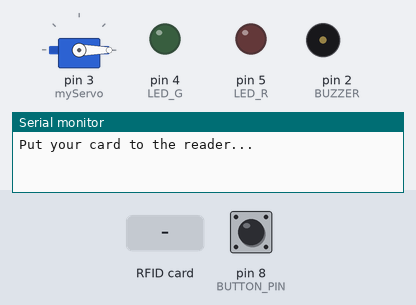
The sketch below on a simulated Arduino Uno, built with avr-gcc and run on an emulated ATmega328P. Shown: servo, output pins drawn as LEDs (lit = HIGH), buzzer (waves = sounding), the last lines printed to the serial monitor. The inputs (shaded band) are chosen by the test bench; at power-on: pin 8 (BUTTON_PIN) HIGH. Pins used as bus, display or sensor lines are not drawn.

Above: at 1.2 s.
1.3 s: RFID card 13 A1 A9 10 held to the reader
At 2.8 s:
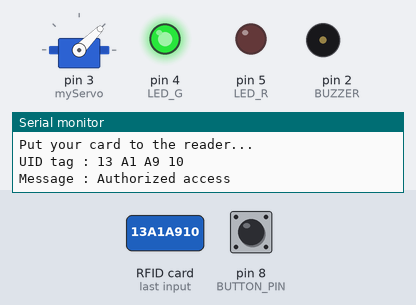
4.3 s: RFID card 5E 7A 19 C4 held to the reader
At 4.7 s:
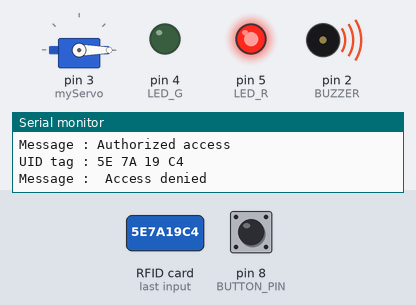
6.8 s: RFID card F2 AA 79 33 held to the reader
At 7.47 s:
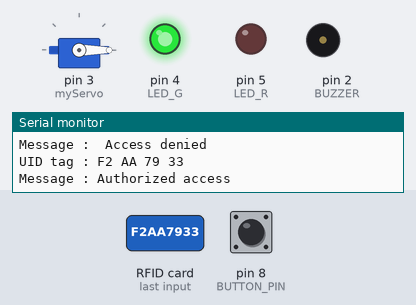
Timing chart, 0 to 10.1 s (numbered marks = the images above; inputs shaded):
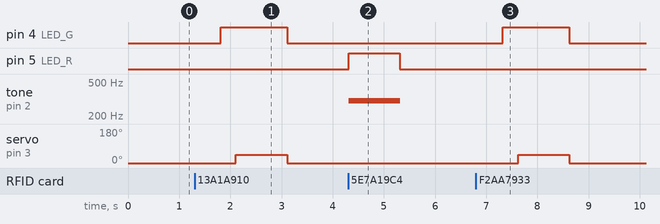

Measured:
- after the input at 1.3 s, pin 4 (LED_G): LOW → HIGH after 0.51 s, → LOW 1.3 s later; servo on pin 3 (myServo): 0° → 45° after 0.81 s, → 0° 1.0 s later
- after the input at 4.3 s, pin 5 (LED_R): LOW → HIGH at once, → LOW 1.0 s later; tone on pin 2 (BUZZER): silent → 300 Hz at once, → silent 1.0 s later
- after the input at 6.8 s, pin 4 (LED_G): LOW → HIGH after 0.52 s, → LOW 1.3 s later; servo on pin 3 (myServo): 0° → 45° after 0.82 s, → 0° 1.0 s later

The sketch:

RFID_Entry.ino
```cpp
#include <SPI.h>
#include <MFRC522.h>
#include <Servo.h>

#define SS_PIN 10 //MOSI of RFID
#define RST_PIN 9 //RST of RFID
#define LED_G 4 //define green LED pin
#define LED_R 5 //define red LED
#define BUZZER 2 //buzzer pin

const char BUTTON_PIN = 8;
bool pressed = false;

MFRC522 mfrc522(SS_PIN, RST_PIN);   // Create MFRC522 instance.
Servo myServo; //define servo name

void setup()
{
  Serial.begin(9600);   // Initiate a serial communication
  pinMode(BUTTON_PIN, INPUT_PULLUP);
  SPI.begin();      // Initiate  SPI bus
  mfrc522.PCD_Init();   // Initiate MFRC522
  myServo.attach(3); //servo pin
  myServo.write(0); //servo start position
  pinMode(LED_G, OUTPUT);
  pinMode(LED_R, OUTPUT);
  pinMode(BUZZER, OUTPUT);
  noTone(BUZZER);
  Serial.println("Put your card to the reader...");
  Serial.println();

}
void loop()
{
  bool currentState = digitalRead(BUTTON_PIN);
  // Look for new cards
  if ( ! mfrc522.PICC_IsNewCardPresent())
  {
    return;
  }
  // Select one of the cards
  if ( ! mfrc522.PICC_ReadCardSerial())
  {
    return;
  }
  //Show UID on serial monitor
  Serial.print("UID tag :");
  String content= "";
  byte letter;
  for (byte i = 0; i < mfrc522.uid.size; i++)
  {
     Serial.print(mfrc522.uid.uidByte[i] < 0x10 ? " 0" : " ");
     Serial.print(mfrc522.uid.uidByte[i], HEX);
     content.concat(String(mfrc522.uid.uidByte[i] < 0x10 ? " 0" : " "));
     content.concat(String(mfrc522.uid.uidByte[i], HEX));
  }
  Serial.println();
  Serial.print("Message : ");
  content.toUpperCase();

  if(currentState == pressed){
        if (content.substring(1) == "13 A1 A9 10") //change here the UID of the card/cards that you want to give access
  {
    Serial.println("Authorized access");
    Serial.println();
    delay(500);
    digitalWrite(LED_G, HIGH);
    //tone(BUZZER, 500);
    delay(300);
    //noTone(BUZZER);
    myServo.write(45);
    delay(1000);
    myServo.write(0);
    digitalWrite(LED_G, LOW);
  }

 else   {
    Serial.println(" Access denied");
    digitalWrite(LED_R, HIGH);
    tone(BUZZER, 300);
    delay(1000);
    digitalWrite(LED_R, LOW);
    noTone(BUZZER);
  }
      }
      else{
        if (content.substring(1) == "F2 AA 79 33"|| content.substring(1) == "13 A1 A9 10") //change here the UID of the card/cards that you want to give access
  {
    Serial.println("Authorized access");
    Serial.println();
    delay(500);
    digitalWrite(LED_G, HIGH);
    //tone(BUZZER, 500);
    delay(300);
    //noTone(BUZZER);
    myServo.write(45);
    delay(1000);
    myServo.write(0);
    digitalWrite(LED_G, LOW);
  }

 else   {
    Serial.println(" Access denied");
    digitalWrite(LED_R, HIGH);
    tone(BUZZER, 300);
    delay(1000);
    digitalWrite(LED_R, LOW);
    noTone(BUZZER);
  }
      }

}
```
